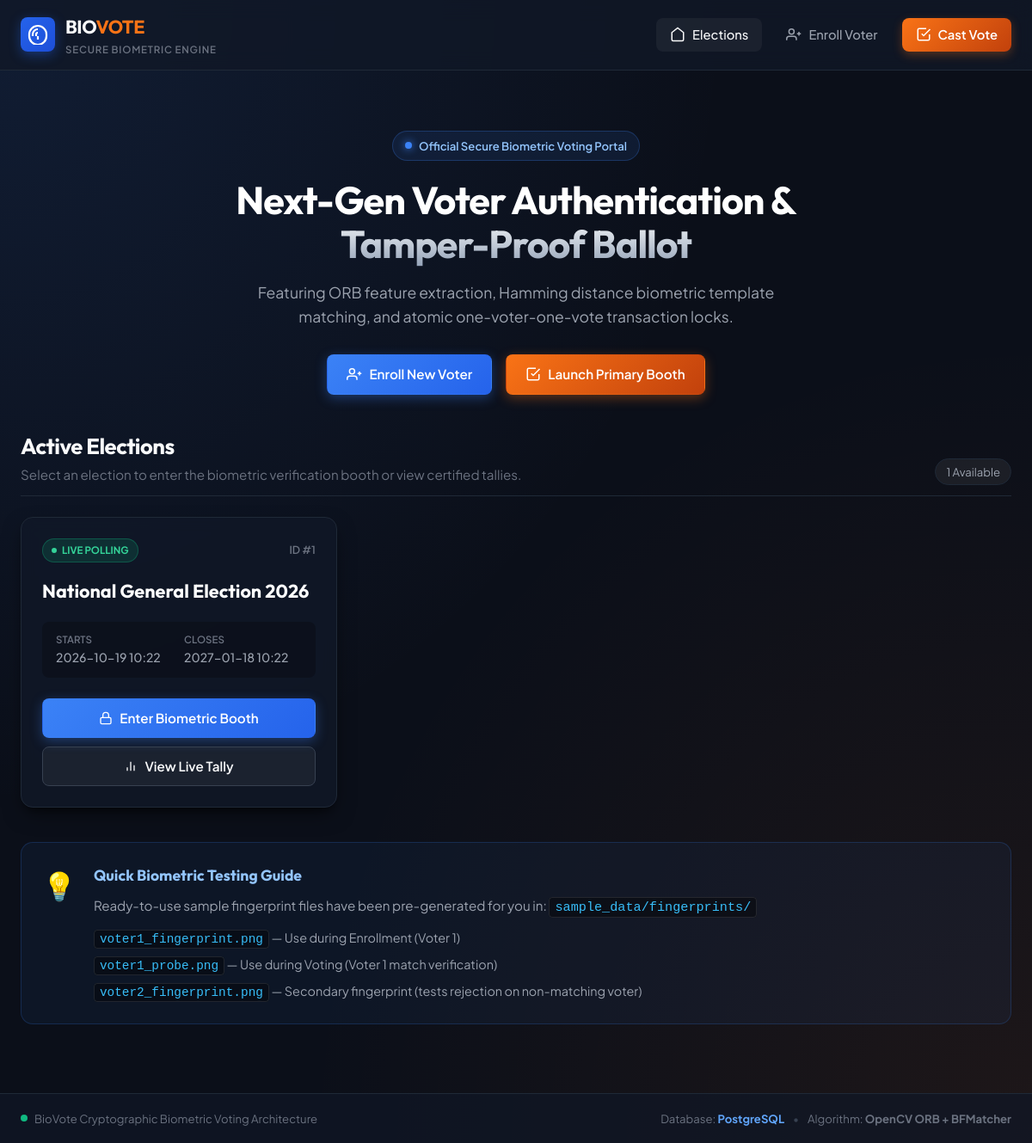
The page / on the database its author committed.
### models.py (models this page shows)
class Election(db.Model):
    id = db.Column(db.Integer, primary_key=True)
    title = db.Column(db.String, nullable=False)
    start_at = db.Column(db.DateTime, nullable=False)
    end_at = db.Column(db.DateTime, nullable=False)

### app.py (the view)
@app.route('/')
def home():
    now = datetime.utcnow()
    elections = Election.query.filter(Election.start_at <= now, Election.end_at >= now).all()
    if not elections:
        elections = Election.query.order_by(Election.id.desc()).all()
    return render_template('home.html', elections=elections)

### app.py (called while the page is built)
@app.context_processor
def inject_system_status():
    backend_str = "PostgreSQL" if use_postgres else "SQLite (Local)"
    return dict(db_backend=backend_str)

### templates/home.html (shortened to what this page needs)
{% extends "base.html" %}
{% block content %}
<section class="hero-section">
    <div class="hero-badge">
        <span class="pulse-dot"></span> Official Secure Biometric Voting Portal
    </div>
    <h1 class="hero-title">Next-Gen Voter Authentication &amp; Tamper-Proof Ballot</h1>
    <p class="hero-subtitle">
        Featuring ORB feature extraction, Hamming distance biometric template matching, and atomic one-voter-one-vote transaction locks.
    </p>
    <div class="hero-actions">
        <a href="{{ url_for('enroll') }}" class="btn btn-primary">
            <svg viewBox="0 0 24 24" width="18" height="18" stroke="currentColor" stroke-width="2" fill="none"><path d="M16 21v-2a4 4 0 0 0-4-4H5a4 4 0 0 0-4 4v2"></path><circle cx="8.5" cy="7.5" r="4"></circle><line x1="20" y1="8" x2="20" y2="14"></line><line x1="23" y1="11" x2="17" y2="11"></line></svg>
            Enroll New Voter
        </a>
        {% if elections %}
            <a href="{{ url_for('vote', election_id=elections[0].id) }}" class="btn btn-accent">
                <svg viewBox="0 0 24 24" width="18" height="18" stroke="currentColor" stroke-width="2" fill="none"><polyline points="9 11 12 14 22 4"></polyline><path d="M21 12v7a2 2 0 0 1-2 2H5a2 2 0 0 1-2-2V5a2 2 0 0 1 2-2h11"></path></svg>
                Launch Primary Booth
            </a>
        {% endif %}
    </div>
</section>
<section id="active-booth" class="section-container">
    <div class="section-header">
        <div>
            <h2 class="section-title">Active Elections</h2>
            <p class="section-desc">Select an election to enter the biometric verification booth or view certified tallies.</p>
        </div>
        <div class="badge-count">{{ elections|length }} Available</div>
    </div>
    {% if elections %}
        <div class="elections-grid">
            {% for el in elections %}
                <div class="election-card">
                    <div class="card-status-bar">
                        <span class="status-tag active"><span class="mini-dot"></span> LIVE POLLING</span>
                        <span class="election-id">ID #{{ el.id }}</span>
                    </div>
                    <h3 class="election-heading">{{ el.title }}</h3>
                    <div class="election-metadata">
                        <div class="meta-item">
                            <span class="meta-label">Starts</span>
                            <span class="meta-val">{{ el.start_at.strftime('%Y-%m-%d %H:%M') if el.start_at else 'Active' }}</span>
                        </div>
                        <div class="meta-item">
                            <span class="meta-label">Closes</span>
                            <span class="meta-val">{{ el.end_at.strftime('%Y-%m-%d %H:%M') if el.end_at else 'Ongoing' }}</span>
                        </div>
                    </div>
                    <div class="card-footer-buttons">
                        <a href="{{ url_for('vote', election_id=el.id) }}" class="btn btn-primary full-width">
                            <svg viewBox="0 0 24 24" width="16" height="16" stroke="currentColor" stroke-width="2" fill="none"><rect x="3" y="11" width="18" height="11" rx="2" ry="2"></rect><path d="M7 11V7a5 5 0 0 1 10 0v4"></path></svg>
                            Enter Biometric Booth
                        </a>
                        <a href="{{ url_for('results', election_id=el.id) }}" class="btn btn-secondary full-width">
                            <svg viewBox="0 0 24 24" width="16" height="16" stroke="currentColor" stroke-width="2" fill="none"><line x1="18" y1="20" x2="18" y2="10"></line><line x1="12" y1="20" x2="12" y2="4"></line><line x1="6" y1="20" x2="6" y2="14"></line></svg>
                            View Live Tally
                        </a>
                    </div>
                </div>
            {% endfor %}
        </div>
    {% else %}
        <div class="empty-state-card">
            <div class="empty-icon">🗳️</div>
            <h3>No Scheduled Elections Found</h3>
            <p>Database initialization has prepared the schema. A default election can be automatically seeded.</p>
        </div>
    {% endif %}
</section>
<section class="section-container">
    <div class="info-card-box">
        <div class="info-icon">💡</div>
        <div class="info-body">
            <h4>Quick Biometric Testing Guide</h4>
            <p>
                Ready-to-use sample fingerprint files have been pre-generated for you in:
                <code>sample_data/fingerprints/</code>
            </p>
            <ul class="sample-file-list">
                <li><code>voter1_fingerprint.png</code> &mdash; Use during Enrollment (Voter 1)</li>
                <li><code>voter1_probe.png</code> &mdash; Use during Voting (Voter 1 match verification)</li>
                <li><code>voter2_fingerprint.png</code> &mdash; Secondary fingerprint (tests rejection on non-matching voter)</li>
            </ul>
        </div>
    </div>
</section>
{% endblock %}

### rows shown on the page
Election: id "1", title "National General Election 2026", start_at "2026-10-19 10:22", end_at "2027-01-18 10:22"

### other values the page prints
{{ elections|length }} "1"
{{ db_backend|default('Active Storage') }} "PostgreSQL"
